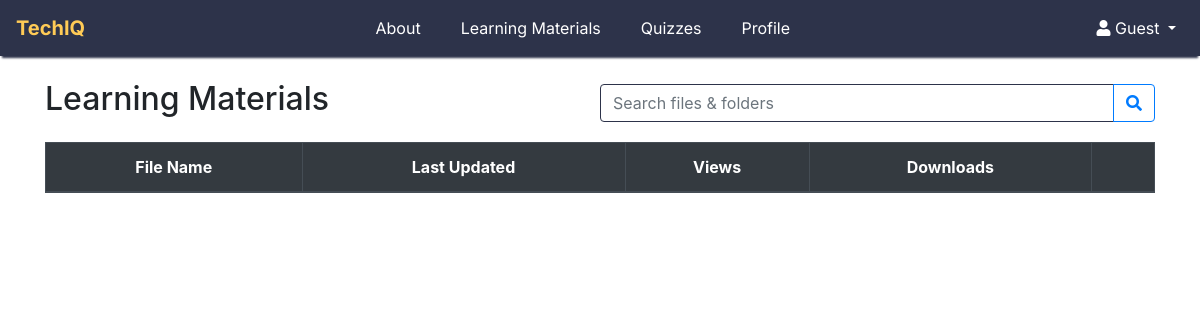
Before: /learningmaterials.php with the older database file.
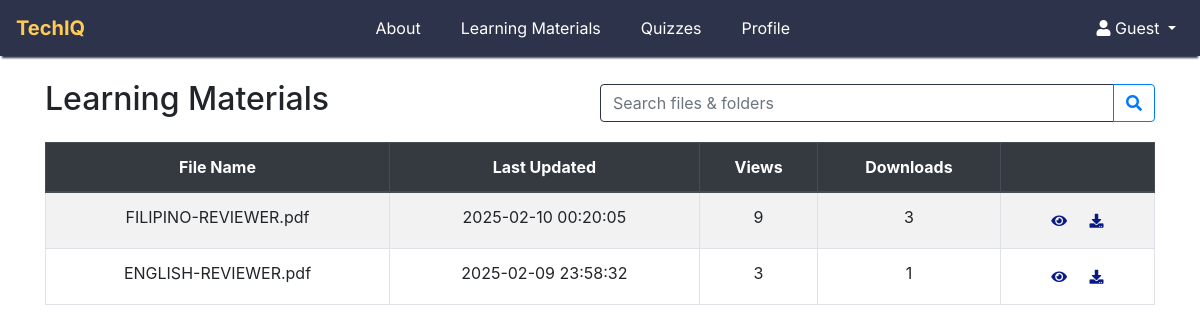
After: the same page with the newer database file.
### tables this page shows
CREATE TABLE `learningmaterials` (
  `ID` int(11) NOT NULL,
  `subjectCode` varchar(100) NOT NULL,
  `moduleName` varchar(100) NOT NULL,
  `fileName` varchar(255) NOT NULL,
  `attachment` blob NOT NULL,
  `views` int(11) DEFAULT NULL,
  `downloads` int(11) DEFAULT NULL,
  `dateAdded` datetime NOT NULL
);

### user_backend/materials.php (called while the page is built, shortened)
<?php
    $query = "SELECT * FROM learningMaterials ORDER BY dateAdded DESC";
    $stmt = $pdo->prepare($query);
    $stmt->execute();
    $learningMaterials = $stmt->fetchAll(PDO::FETCH_ASSOC);
?>

### learningmaterials.php (the view, shortened to what this page needs)
<?php
    require 'config/connection.php';
    require 'user_backend/materials.php';
?>
<!doctype html>
<html lang="en">
  <head>
    <link rel="stylesheet" href="./css/styles.css">
  </head>
  <body class="dashboardPage">
    <?php include 'user_backend/navbar.php';?>
    <section class="dashboard container mt-4">
      <div class="d-flex justify-content-between align-items-center mb-3">
        <h2>Learning Materials</h2>
        <div class="input-group w-50">
          <input type="text" class="form-control" placeholder="Search files & folders">
          <div class="input-group-append">
            <button class="btn btn-outline-primary" type="button">
              <i class="fa fa-search"></i>
            </button>
          </div>
        </div>
      </div>
      <div class="table-responsive" style="max-height: 400px; overflow-y: auto;">
          <table class="table table-striped table-bordered">
              <thead class="thead-dark">
                  <tr>
                      <th>File Name</th>
                      <th>Last Updated</th>
                      <th>Views</th>
                      <th>Downloads</th>
                      <th></th>
                  </tr>
              </thead>
              <tbody>
                  <?php foreach ($learningMaterials as $material): ?>
                      <tr>
                          <td><?= htmlspecialchars($material['fileName']) ?></td>
                          <td><?= htmlspecialchars($material['dateAdded']) ?></td>
                          <td><?= htmlspecialchars($material['views']) ?></td>
                          <td><?= htmlspecialchars($material['downloads']) ?></td>
                          <td>
                              <a href="learningMaterials.php?viewFileID=<?= urlencode($material['fileName']) ?>"
                                class="btn btn-sm view-btn"
                                data-id="<?= $material['ID'] ?>"
                                data-file="<?= urlencode($material['fileName']) ?>"
                                target="_blank">
                                    <i class="fa fa-eye"></i>
                              </a>
                              <a href="learningMaterials.php?fileName=<?= urlencode($material['fileName']) ?>"
                                class="btn btn-sm download-btn"
                                data-id="<?= htmlspecialchars($material['fileName']) ?>">
                                    <i class="fa fa-download"></i>
                              </a>
                          </td>
                      </tr>
                  <?php endforeach; ?>
              </tbody>
          </table>
      </div>
    </section>
  </body>
</html>

### user_backend/navbar.php (shortened to what this page needs)
<nav class="navbar navbar-expand-lg navbar-light custom-nav">
    <a class="navbar-brand" href="index.php">TechIQ</a>
    <div class="collapse navbar-collapse justify-content-center" id="navbarSupportedContent">
        <ul class="navbar-nav mr-auto">
            <li class="nav-item active mr-4">
                <a class="nav-link" href="about.php">About<span class="sr-only">(current)</span></a>
            </li>
            <li class="nav-item mr-4">
                <a class="nav-link" href="learningmaterials.php">Learning Materials</a>
            </li>
            <li class="nav-item mr-4">
                <a class="nav-link" href="quizzes.php">Quizzes</a>
            </li>
            <li class="nav-item mr-4">
                <a class="nav-link" href="landing.php">Profile</a>
            </li>
        </ul>
    </div>
    <div class="ml-auto">
        <ul class="navbar-nav">
            <li class="nav-item dropdown">
                <a class="nav-link dropdown-toggle" href="#" id="userDropdown" role="button" data-toggle="dropdown" aria-haspopup="true" aria-expanded="false">
                    <i class="fas fa-user"></i>
                    <?php echo isset($_SESSION['username']) ? htmlspecialchars($_SESSION['username']) : 'Guest'; ?>
                </a>
            </li>
        </ul>
    </div>
</nav>

### css/styles.css (style rules this page uses)
:root { --navbar-bg: rgba(45,51,74,255); --navbar-txt: white !important; --border-1: #3f455b; --border-2: #ffcb56; --font-inter: "Inter", serif; --form-header: #152039 !important; --hover-yellow : rgb(250, 170, 20); }
.custom-nav { position: sticky; top: 0; z-index: 1000; background-color: var(--navbar-bg); box-shadow: 0 4px 2px -2px var(--navbar-bg); }
.navbar { font-family: var(--font-inter); }
.custom-nav .navbar-nav .nav-link { color: white !important; }
.custom-nav .navbar-brand { color: var(--border-2) !important; font-weight: bold; }
.form-control { border-color: var(--navbar-bg); }
.custom-nav .navbar-nav { margin-left: auto; margin-right: auto; }
.dashboard { width: 100%; text-align: center; position: relative; }
.view-btn i, .download-btn i, .star-btn i, .bookmark-btn i { color: #081a83; }

Changed rows visible on the page:
added learningmaterials: fileName "FILIPINO-REVIEWER.pdf", dateAdded "2025-02-10 00:20:05", views "9", downloads "3"
added learningmaterials: fileName "ENGLISH-REVIEWER.pdf", dateAdded "2025-02-09 23:58:32", views "3", downloads "1"
